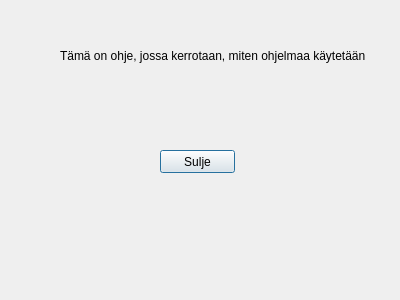
<?xml version="1.0" encoding="UTF-8"?>
<ui version="4.0">
 <class>Dialog</class>
 <widget class="QDialog" name="Dialog">
  <property name="geometry">
   <rect>
    <x>0</x>
    <y>0</y>
    <width>400</width>
    <height>300</height>
   </rect>
  </property>
  <property name="windowTitle">
   <string>Dialog</string>
  </property>
  <widget class="QLabel" name="label">
   <property name="geometry">
    <rect>
     <x>60</x>
     <y>40</y>
     <width>311</width>
     <height>31</height>
    </rect>
   </property>
   <property name="text">
    <string>Tämä on ohje, jossa kerrotaan, miten ohjelmaa käytetään</string>
   </property>
  </widget>
  <widget class="QPushButton" name="closePushButton">
   <property name="geometry">
    <rect>
     <x>160</x>
     <y>150</y>
     <width>75</width>
     <height>23</height>
    </rect>
   </property>
   <property name="text">
    <string>Sulje</string>
   </property>
  </widget>
 </widget>
 <resources/>
 <connections/>
</ui>
